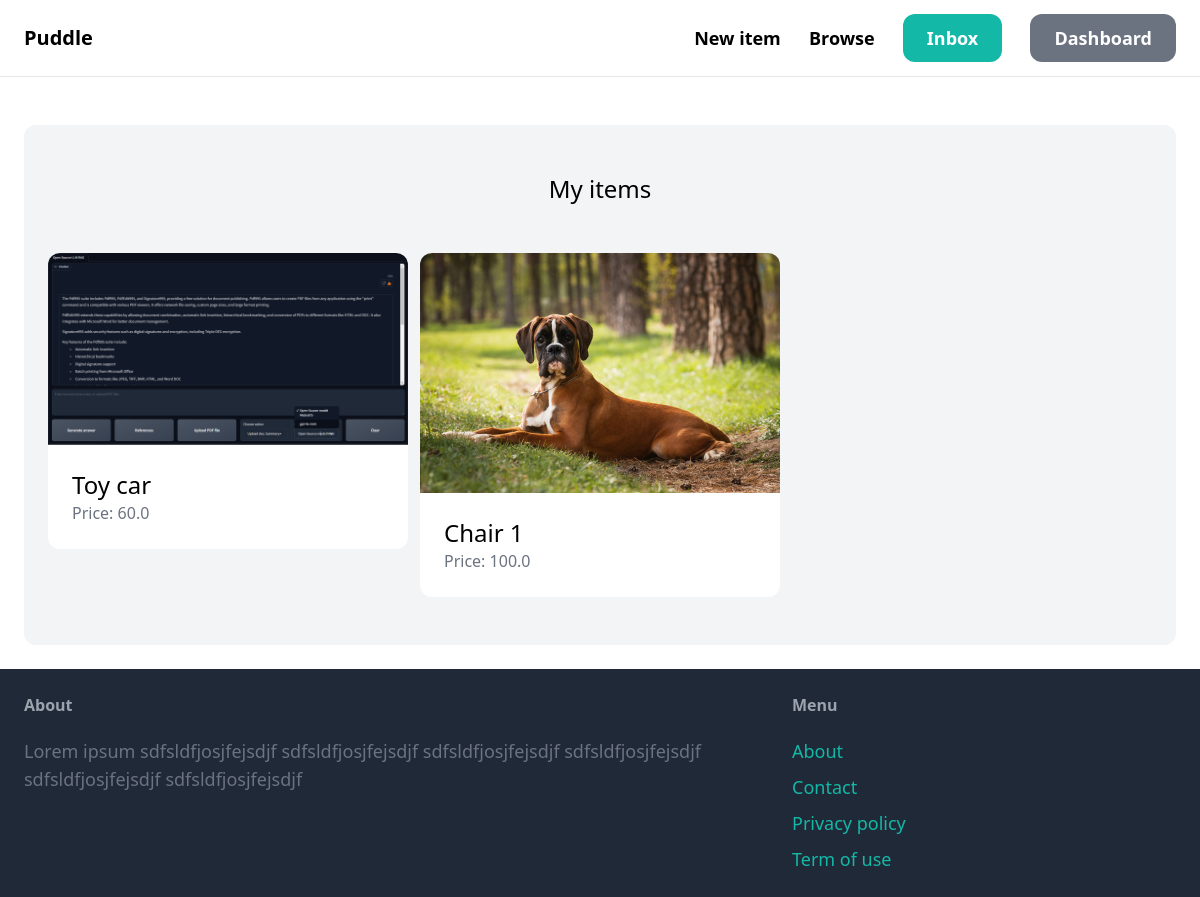
The app's page /dashboard/ (signed in) with its own data.
### item/models.py (models this page shows, shortened)
class Item(models.Model):
    category = models.ForeignKey(Category, related_name='items', on_delete=models.CASCADE)
    name = models.CharField(max_length=255)
    description = models.TextField(blank=True, null=True)
    price = models.FloatField()
    image = models.ImageField(upload_to='item_images', blank=True, null=True)
    is_sold = models.BooleanField(default=False)
    created_by = models.ForeignKey(User, related_name='items', on_delete=models.CASCADE)
    created_at = models.DateTimeField(auto_now_add=True)

### dashboard/views.py (the view)
# urls.py: path('', views.index, name='index'),
@login_required
def index(request):
    items = Item.objects.filter(created_by=request.user)
    return render(request, 'dashboard/index.html', {
        'items': items
    })

### dashboard/templates/dashboard/index.html (shortened to what this page needs)
{% extends 'core/base.html' %}
{% block content %}
    <div class="mt-6 px-6 py-12 bg-gray-100 rounded-xl">
        <h2 class="mb-12 text-2xl text-center">My items</h2>
        <div class="grid grid-cols-3 gap-3">
            {% for item in items %}
                <div>
                    <a href="{% url 'item:detail' item.id %}">
                        <div>
                            <img src="{{ item.image.url }}" class="rounded-t-xl">
                        </div>
                        <div class="p-6 bg-white rounded-b-xl">
                            <h2 class="text-2xl">{{ item.name }}</h2>
                            <p class="text-gray-500">Price: {{ item.price }}</p>
                        </div>
                    </a>
                </div>
            {% endfor %}
        </div>
    </div>
{% endblock %}

### records on screen
Item: image (picture), name "Toy car", price "60.0"
Item: image (picture), name "Chair 1", price "100.0"
